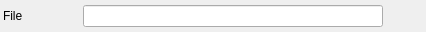
<?xml version="1.0" encoding="UTF-8"?>
<ui version="4.0">
 <class>TypeUiFileProperty</class>
 <widget class="QWidget" name="TypeUiFileProperty">
  <property name="geometry">
   <rect>
    <x>0</x>
    <y>0</y>
    <width>416</width>
    <height>32</height>
   </rect>
  </property>
  <property name="sizePolicy">
   <sizepolicy hsizetype="Preferred" vsizetype="Minimum">
    <horstretch>0</horstretch>
    <verstretch>0</verstretch>
   </sizepolicy>
  </property>
  <property name="minimumSize">
   <size>
    <width>0</width>
    <height>22</height>
   </size>
  </property>
  <property name="windowTitle">
   <string>Form</string>
  </property>
  <layout class="QVBoxLayout" name="verticalLayout">
   <property name="leftMargin">
    <number>3</number>
   </property>
   <property name="topMargin">
    <number>3</number>
   </property>
   <property name="rightMargin">
    <number>3</number>
   </property>
   <property name="bottomMargin">
    <number>3</number>
   </property>
   <item>
    <layout class="QHBoxLayout" name="Layout">
     <property name="spacing">
      <number>0</number>
     </property>
     <item>
      <widget class="QLabel" name="Label">
       <property name="minimumSize">
        <size>
         <width>80</width>
         <height>22</height>
        </size>
       </property>
       <property name="locale">
        <locale language="English" country="UnitedStates"/>
       </property>
       <property name="text">
        <string>File</string>
       </property>
      </widget>
     </item>
     <item>
      <widget class="QLineEdit" name="LineEdit">
       <property name="minimumSize">
        <size>
         <width>300</width>
         <height>22</height>
        </size>
       </property>
       <property name="locale">
        <locale language="English" country="UnitedStates"/>
       </property>
      </widget>
     </item>
     <item>
      <widget class="QPushButton" name="SelectButton">
       <property name="minimumSize">
        <size>
         <width>0</width>
         <height>16</height>
        </size>
       </property>
       <property name="locale">
        <locale language="English" country="UnitedStates"/>
       </property>
       <property name="text">
        <string/>
       </property>
       <property name="icon">
        <iconset resource="../../../resource.qrc">
         <normaloff>:/Icons/rcc/16x16/places/folder.png</normaloff>:/Icons/rcc/16x16/places/folder.png</iconset>
       </property>
       <property name="flat">
        <bool>true</bool>
       </property>
      </widget>
     </item>
    </layout>
   </item>
  </layout>
 </widget>
 <resources>
  <include location="../../../resource.qrc"/>
 </resources>
 <connections/>
</ui>
